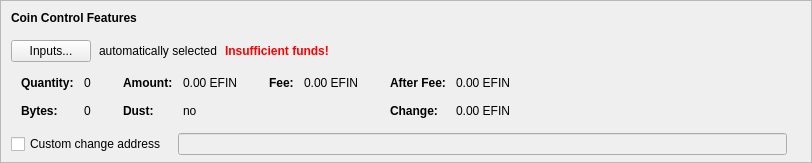
    <widget class="QFrame" name="frameCoinControl">
     <property name="sizePolicy">
      <sizepolicy hsizetype="Expanding" vsizetype="Expanding">
       <horstretch>0</horstretch>
       <verstretch>0</verstretch>
      </sizepolicy>
     </property>
     <property name="maximumSize">
      <size>
       <width>16777215</width>
       <height>16777215</height>
      </size>
     </property>
     <property name="frameShape">
      <enum>QFrame::StyledPanel</enum>
     </property>
     <property name="frameShadow">
      <enum>QFrame::Sunken</enum>
     </property>
     <layout class="QVBoxLayout" name="verticalLayoutCoinControl2">
      <property name="spacing">
       <number>0</number>
      </property>
      <property name="leftMargin">
       <number>0</number>
      </property>
      <property name="topMargin">
       <number>0</number>
      </property>
      <property name="rightMargin">
       <number>0</number>
      </property>
      <property name="bottomMargin">
       <number>6</number>
      </property>
      <item>
       <layout class="QVBoxLayout" name="verticalLayoutCoinControl" stretch="0,0,0,0,1">
        <property name="spacing">
         <number>0</number>
        </property>
        <property name="leftMargin">
         <number>10</number>
        </property>
        <property name="topMargin">
         <number>10</number>
        </property>
        <item>
         <layout class="QHBoxLayout" name="horizontalLayoutCoinControl1">
          <property name="bottomMargin">
           <number>15</number>
          </property>
          <item>
           <widget class="QLabel" name="labelCoinControlFeatures">
            <property name="sizePolicy">
             <sizepolicy hsizetype="Preferred" vsizetype="Maximum">
              <horstretch>0</horstretch>
              <verstretch>0</verstretch>
             </sizepolicy>
            </property>
            <property name="font">
             <font>
              <weight>75</weight>
              <bold>true</bold>
             </font>
            </property>
            <property name="styleSheet">
             <string notr="true">font-weight:bold;</string>
            </property>
            <property name="text">
             <string>Coin Control Features</string>
            </property>
           </widget>
          </item>
         </layout>
        </item>
        <item>
         <layout class="QHBoxLayout" name="horizontalLayoutCoinControl2" stretch="0,0,0,0">
          <property name="spacing">
           <number>8</number>
          </property>
          <property name="bottomMargin">
           <number>10</number>
          </property>
          <item>
           <widget class="QPushButton" name="pushButtonCoinControl">
            <property name="styleSheet">
             <string notr="true"/>
            </property>
            <property name="text">
             <string>Inputs...</string>
            </property>
            <property name="autoDefault">
             <bool>false</bool>
            </property>
           </widget>
          </item>
          <item>
           <widget class="QLabel" name="labelCoinControlAutomaticallySelected">
            <property name="text">
             <string>automatically selected</string>
            </property>
            <property name="margin">
             <number>5</number>
            </property>
           </widget>
          </item>
          <item>
           <widget class="QLabel" name="labelCoinControlInsuffFunds">
            <property name="font">
             <font>
              <weight>75</weight>
              <bold>true</bold>
             </font>
            </property>
            <property name="styleSheet">
             <string notr="true">color:red;font-weight:bold;</string>
            </property>
            <property name="text">
             <string>Insufficient funds!</string>
            </property>
            <property name="margin">
             <number>5</number>
            </property>
           </widget>
          </item>
          <item>
           <spacer name="horizontalSpacerCoinControl">
            <property name="orientation">
             <enum>Qt::Horizontal</enum>
            </property>
            <property name="sizeHint" stdset="0">
             <size>
              <width>40</width>
              <height>1</height>
             </size>
            </property>
           </spacer>
          </item>
         </layout>
        </item>
        <item>
         <widget class="QWidget" name="widgetCoinControl" native="true">
          <property name="sizePolicy">
           <sizepolicy hsizetype="Preferred" vsizetype="Preferred">
            <horstretch>0</horstretch>
            <verstretch>0</verstretch>
           </sizepolicy>
          </property>
          <property name="minimumSize">
           <size>
            <width>0</width>
            <height>0</height>
           </size>
          </property>
          <property name="styleSheet">
           <string notr="true"/>
          </property>
          <layout class="QHBoxLayout" name="horizontalLayoutCoinControl5">
           <property name="leftMargin">
            <number>0</number>
           </property>
           <property name="topMargin">
            <number>0</number>
           </property>
           <property name="rightMargin">
            <number>0</number>
           </property>
           <property name="bottomMargin">
            <number>0</number>
           </property>
           <item>
            <layout class="QHBoxLayout" name="horizontalLayoutCoinControl3" stretch="0,0,0,1">
             <property name="spacing">
              <number>20</number>
             </property>
             <property name="topMargin">
              <number>0</number>
             </property>
             <property name="bottomMargin">
              <number>10</number>
             </property>
             <item>
              <layout class="QFormLayout" name="formLayoutCoinControl1">
               <property name="horizontalSpacing">
                <number>10</number>
               </property>
               <property name="verticalSpacing">
                <number>14</number>
               </property>
               <property name="leftMargin">
                <number>10</number>
               </property>
               <property name="topMargin">
                <number>4</number>
               </property>
               <property name="rightMargin">
                <number>6</number>
               </property>
               <item row="0" column="0">
                <widget class="QLabel" name="labelCoinControlQuantityText">
                 <property name="font">
                  <font>
                   <weight>75</weight>
                   <bold>true</bold>
                  </font>
                 </property>
                 <property name="text">
                  <string>Quantity:</string>
                 </property>
                 <property name="margin">
                  <number>0</number>
                 </property>
                </widget>
               </item>
               <item row="0" column="1">
                <widget class="QLabel" name="labelCoinControlQuantity">
                 <property name="cursor">
                  <cursorShape>IBeamCursor</cursorShape>
                 </property>
                 <property name="contextMenuPolicy">
                  <enum>Qt::ActionsContextMenu</enum>
                 </property>
                 <property name="text">
                  <string notr="true">0</string>
                 </property>
                 <property name="margin">
                  <number>0</number>
                 </property>
                 <property name="textInteractionFlags">
                  <set>Qt::LinksAccessibleByMouse|Qt::TextSelectableByKeyboard|Qt::TextSelectableByMouse</set>
                 </property>
                </widget>
               </item>
               <item row="1" column="0">
                <widget class="QLabel" name="labelCoinControlBytesText">
                 <property name="font">
                  <font>
                   <weight>75</weight>
                   <bold>true</bold>
                  </font>
                 </property>
                 <property name="text">
                  <string>Bytes:</string>
                 </property>
                </widget>
               </item>
               <item row="1" column="1">
                <widget class="QLabel" name="labelCoinControlBytes">
                 <property name="cursor">
                  <cursorShape>IBeamCursor</cursorShape>
                 </property>
                 <property name="contextMenuPolicy">
                  <enum>Qt::ActionsContextMenu</enum>
                 </property>
                 <property name="text">
                  <string notr="true">0</string>
                 </property>
                 <property name="textInteractionFlags">
                  <set>Qt::LinksAccessibleByMouse|Qt::TextSelectableByKeyboard|Qt::TextSelectableByMouse</set>
                 </property>
                </widget>
               </item>
              </layout>
             </item>
             <item>
              <layout class="QFormLayout" name="formLayoutCoinControl2">
               <property name="horizontalSpacing">
                <number>10</number>
               </property>
               <property name="verticalSpacing">
                <number>14</number>
               </property>
               <property name="leftMargin">
                <number>6</number>
               </property>
               <property name="topMargin">
                <number>4</number>
               </property>
               <property name="rightMargin">
                <number>6</number>
               </property>
               <item row="0" column="0">
                <widget class="QLabel" name="labelCoinControlAmountText">
                 <property name="font">
                  <font>
                   <weight>75</weight>
                   <bold>true</bold>
                  </font>
                 </property>
                 <property name="text">
                  <string>Amount:</string>
                 </property>
                 <property name="margin">
                  <number>0</number>
                 </property>
                </widget>
               </item>
               <item row="0" column="1">
                <widget class="QLabel" name="labelCoinControlAmount">
                 <property name="cursor">
                  <cursorShape>IBeamCursor</cursorShape>
                 </property>
                 <property name="contextMenuPolicy">
                  <enum>Qt::ActionsContextMenu</enum>
                 </property>
                 <property name="text">
                  <string notr="true">0.00 EFIN</string>
                 </property>
                 <property name="textInteractionFlags">
                  <set>Qt::LinksAccessibleByMouse|Qt::TextSelectableByKeyboard|Qt::TextSelectableByMouse</set>
                 </property>
                </widget>
               </item>
               <item row="1" column="0">
                <widget class="QLabel" name="labelCoinControlLowOutputText">
                 <property name="font">
                  <font>
                   <weight>75</weight>
                   <bold>true</bold>
                  </font>
                 </property>
                 <property name="text">
                  <string>Dust:</string>
                 </property>
                </widget>
               </item>
               <item row="1" column="1">
                <widget class="QLabel" name="labelCoinControlLowOutput">
                 <property name="cursor">
                  <cursorShape>IBeamCursor</cursorShape>
                 </property>
                 <property name="contextMenuPolicy">
                  <enum>Qt::ActionsContextMenu</enum>
                 </property>
                 <property name="text">
                  <string notr="true">no</string>
                 </property>
                 <property name="textInteractionFlags">
                  <set>Qt::LinksAccessibleByMouse|Qt::TextSelectableByKeyboard|Qt::TextSelectableByMouse</set>
                 </property>
                </widget>
               </item>
              </layout>
             </item>
             <item>
              <layout class="QFormLayout" name="formLayoutCoinControl3">
               <property name="horizontalSpacing">
                <number>10</number>
               </property>
               <property name="verticalSpacing">
                <number>14</number>
               </property>
               <property name="leftMargin">
                <number>6</number>
               </property>
               <property name="topMargin">
                <number>4</number>
               </property>
               <property name="rightMargin">
                <number>6</number>
               </property>
               <item row="0" column="0">
                <widget class="QLabel" name="labelCoinControlFeeText">
                 <property name="font">
                  <font>
                   <weight>75</weight>
                   <bold>true</bold>
                  </font>
                 </property>
                 <property name="text">
                  <string>Fee:</string>
                 </property>
                 <property name="margin">
                  <number>0</number>
                 </property>
                </widget>
               </item>
               <item row="0" column="1">
                <widget class="QLabel" name="labelCoinControlFee">
                 <property name="cursor">
                  <cursorShape>IBeamCursor</cursorShape>
                 </property>
                 <property name="contextMenuPolicy">
                  <enum>Qt::ActionsContextMenu</enum>
                 </property>
                 <property name="text">
                  <string notr="true">0.00 EFIN</string>
                 </property>
                 <property name="textInteractionFlags">
                  <set>Qt::LinksAccessibleByMouse|Qt::TextSelectableByKeyboard|Qt::TextSelectableByMouse</set>
                 </property>
                </widget>
               </item>
              </layout>
             </item>
             <item>
              <layout class="QFormLayout" name="formLayoutCoinControl4">
               <property name="horizontalSpacing">
                <number>10</number>
               </property>
               <property name="verticalSpacing">
                <number>14</number>
               </property>
               <property name="leftMargin">
                <number>6</number>
               </property>
               <property name="topMargin">
                <number>4</number>
               </property>
               <property name="rightMargin">
                <number>6</number>
               </property>
               <item row="0" column="0">
                <widget class="QLabel" name="labelCoinControlAfterFeeText">
                 <property name="font">
                  <font>
                   <weight>75</weight>
                   <bold>true</bold>
                  </font>
                 </property>
                 <property name="text">
                  <string>After Fee:</string>
                 </property>
                 <property name="margin">
                  <number>0</number>
                 </property>
                </widget>
               </item>
               <item row="0" column="1">
                <widget class="QLabel" name="labelCoinControlAfterFee">
                 <property name="cursor">
                  <cursorShape>IBeamCursor</cursorShape>
                 </property>
                 <property name="contextMenuPolicy">
                  <enum>Qt::ActionsContextMenu</enum>
                 </property>
                 <property name="text">
                  <string notr="true">0.00 EFIN</string>
                 </property>
                 <property name="textInteractionFlags">
                  <set>Qt::LinksAccessibleByMouse|Qt::TextSelectableByKeyboard|Qt::TextSelectableByMouse</set>
                 </property>
                </widget>
               </item>
               <item row="1" column="0">
                <widget class="QLabel" name="labelCoinControlChangeText">
                 <property name="font">
                  <font>
                   <weight>75</weight>
                   <bold>true</bold>
                  </font>
                 </property>
                 <property name="text">
                  <string>Change:</string>
                 </property>
                </widget>
               </item>
               <item row="1" column="1">
                <widget class="QLabel" name="labelCoinControlChange">
                 <property name="cursor">
                  <cursorShape>IBeamCursor</cursorShape>
                 </property>
                 <property name="contextMenuPolicy">
                  <enum>Qt::ActionsContextMenu</enum>
                 </property>
                 <property name="text">
                  <string notr="true">0.00 EFIN</string>
                 </property>
                 <property name="textInteractionFlags">
                  <set>Qt::LinksAccessibleByMouse|Qt::TextSelectableByKeyboard|Qt::TextSelectableByMouse</set>
                 </property>
                </widget>
               </item>
              </layout>
             </item>
            </layout>
           </item>
          </layout>
         </widget>
        </item>
        <item>
         <layout class="QHBoxLayout" name="horizontalLayoutCoinControl4" stretch="0,0,0">
          <property name="spacing">
           <number>12</number>
          </property>
          <property name="sizeConstraint">
           <enum>QLayout::SetDefaultConstraint</enum>
          </property>
          <property name="topMargin">
           <number>5</number>
          </property>
          <property name="rightMargin">
           <number>5</number>
          </property>
          <item>
           <widget class="QCheckBox" name="checkBoxCoinControlChange">
            <property name="toolTip">
             <string>If this is activated, but the change address is empty or invalid, change will be sent to a newly generated address.</string>
            </property>
            <property name="text">
             <string>Custom change address</string>
            </property>
           </widget>
          </item>
          <item>
           <widget class="QValidatedLineEdit" name="lineEditCoinControlChange">
            <property name="enabled">
             <bool>false</bool>
            </property>
            <property name="sizePolicy">
             <sizepolicy hsizetype="Expanding" vsizetype="Fixed">
              <horstretch>0</horstretch>
              <verstretch>0</verstretch>
             </sizepolicy>
            </property>
           </widget>
          </item>
          <item>
           <widget class="QLabel" name="labelCoinControlChangeLabel">
            <property name="sizePolicy">
             <sizepolicy hsizetype="Preferred" vsizetype="Expanding">
              <horstretch>0</horstretch>
              <verstretch>0</verstretch>
             </sizepolicy>
            </property>
            <property name="minimumSize">
             <size>
              <width>0</width>
              <height>0</height>
             </size>
            </property>
            <property name="text">
             <string/>
            </property>
            <property name="margin">
             <number>3</number>
            </property>
           </widget>
          </item>
         </layout>
        </item>
        <item>
         <spacer name="verticalSpacerCoinControl">
          <property name="orientation">
           <enum>Qt::Vertical</enum>
          </property>
          <property name="sizeHint" stdset="0">
           <size>
            <width>800</width>
            <height>1</height>
           </size>
          </property>
         </spacer>
        </item>
       </layout>
      </item>
     </layout>
    </widget>
